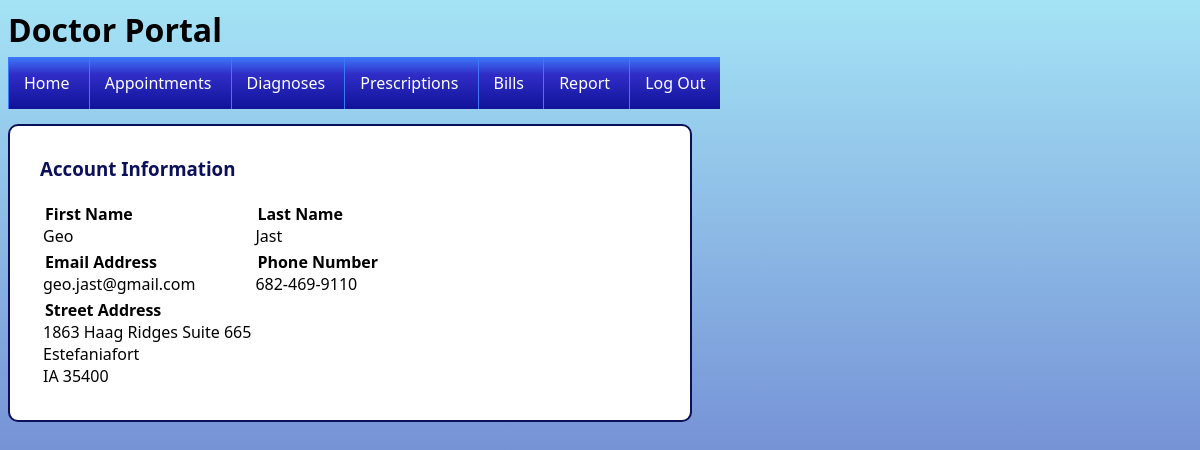
The app's page /doctor-home.php (signed in) with its own data.
### tables this page shows
CREATE TABLE Doctors (
	DoctorID INT(10) NOT NULL AUTO_INCREMENT,
	HospitalID INT(10) NOT NULL,
	FirstName TEXT NOT NULL,
	LastName TEXT NOT NULL,
	EmailAddress TEXT NOT NULL,
	PhoneNumber CHAR(12) NOT NULL,
	AddressID INT(10) NOT NULL,
	Password VARCHAR(20) NOT NULL,
	PRIMARY KEY (DoctorID),
	FOREIGN KEY (HospitalID) REFERENCES Hospitals(HospitalID),
	FOREIGN KEY (AddressID) REFERENCES Addresses(AddressID),
	UNIQUE (EmailAddress),
	UNIQUE (PhoneNumber),
	CHECK (EmailAddress REGEXP '[A-Za-z0-9.]*@[A-Za-z0-9.]*\.[A-Za-z0-9]*'),
	CHECK (PhoneNumber REGEXP '[0-9]{3}-[0-9]{3}-[0-9]{4}')
)
COLLATE='utf8_general_ci';

CREATE TABLE Addresses (
	AddressID INT(10) NOT NULL AUTO_INCREMENT,
	Street TEXT NOT NULL,
	City TEXT NOT NULL,
	StateCode CHAR(2) NOT NULL,
	ZipCode CHAR(5) NOT NULL,
	PRIMARY KEY (AddressID),
	UNIQUE (Street, City, StateCode, ZipCode),
	CHECK (StateCode REGEXP '[A-Z]{2}'),
	CHECK (ZipCode REGEXP '[0-9]{5}')
)
COLLATE='utf8_general_ci';

### doctor-home.php (the view, shortened to what this page needs)
<?php
$conn = new mysqli($servername, $username, "", "db1", $sqlport, $socket);
$doctorID = $_SESSION['DOCTOR_ID'];
$doctor = mysqli_fetch_assoc(mysqli_query($conn, "SELECT * FROM Doctors WHERE DoctorID = '$doctorID'"));
$address = mysqli_fetch_assoc(mysqli_query($conn, "SELECT * FROM Addresses WHERE AddressID = '" . $doctor['AddressID'] . "'"));
?>
<html>
	<head>
		<link href = 'style.css' rel = 'stylesheet'>
	</head>
	<body>
		<?php require "doctor-header.php" ?>
		<div class = "infoBox doctor">
			<section class = "infoHeader">
				<h3>Account Information</h3>
			</section>
			<table class = "infoFields">
				<tr>
					<td>
						<legend>First Name</legend>
						<span><?php echo $doctor['FirstName'] ?></span>
					</td>
					<td>
						<legend>Last Name</legend>
						<span><?php echo $doctor['LastName'] ?></span>
					</td>
				</tr>
				<tr>
					<td>
						<legend>Email Address</legend>
						<span><?php echo $doctor['EmailAddress'] ?></span>
					</td>
					<td>
						<legend>Phone Number</legend>
						<span><?php echo $doctor['PhoneNumber'] ?></span>
					</td>
				</tr>
				<tr>
					<td>
						<legend>Street Address</legend>
						<span><?php echo $address['Street'] ?></span>
						<span><?php echo $address['City'] ?></span>
						<span><?php echo $address['StateCode'] . " " . $address['ZipCode'] ?></span>
					</td>
				</tr>
			</table>
		</div>
	</body>
</html>

### style.css (style rules this page uses)
body { font-family: "Segoe UI"; background: rgb(82, 84, 190); background: linear-gradient( 0deg, rgba(82, 84, 190, 1) 0%, rgba(164, 227, 245, 1) 100% ); }
h3 { margin-top: 0px; color: #0c1059; }
legend { font-weight: bold; }
.doctor { width: 620px; }
.infoBox { background-color: white; border: 2px solid #0c1059; border-radius: 10px; padding: 30px; margin-bottom: 15px; }

### records on screen
doctors: FirstName "Geo", LastName "Jast", EmailAddress "geo.jast@gmail.com", PhoneNumber "682-469-9110"
addresses: Street "1863 Haag Ridges Suite 665", City "Estefaniafort", StateCode "IA", ZipCode "35400"
